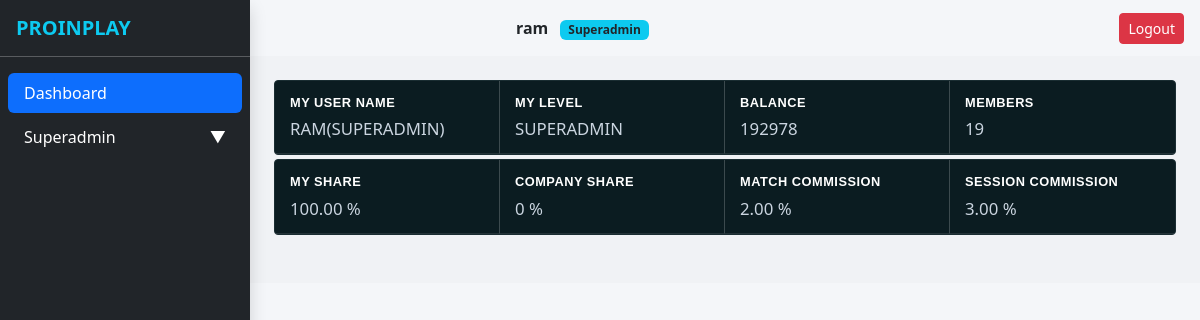
Screenshot of /dashboard/ (signed in) with the database file from the repository.
### UserManager/models.py (models this page shows, shortened)
class User(AbstractUser):
    role = models.CharField(
        max_length=20,
        choices=Role.choices,
        default=Role.CLIENT,
        db_index=True
    )
    objects = UserManager()

class Account(models.Model):
    user = models.OneToOneField(
        settings.AUTH_USER_MODEL,
        on_delete=models.CASCADE,
        related_name="account"
    )
    parent = models.ForeignKey(
        "self",
        on_delete=models.PROTECT,
        null=True,
        blank=True,
        related_name="children"
    )
    role = models.CharField(
        max_length=20,
        choices=Role.choices,
        db_index=True
    )
    coins = models.IntegerField(default=0)
    match_share = models.DecimalField(max_digits=5, decimal_places=2, default=0)
    casino_share = models.DecimalField(max_digits=5, decimal_places=2, default=0)
    COMMISSION_TYPE = [
        ("BET_BY_BET", "Bet by Bet"),
        ("NO_COMMISSION", "No Commission"),
    ]
    commission_type = models.CharField(
        max_length=20,
        choices=COMMISSION_TYPE
    )
    match_commission = models.DecimalField(max_digits=5, decimal_places=2, default=0)
    session_commission = models.DecimalField(max_digits=5, decimal_places=2, default=0)
    casino_commission = models.DecimalField(max_digits=5, decimal_places=2, default=0)
    share_type = models.CharField(
        max_length=20,
        choices=[
            ("CHANGE", "CHANGE"),
            ("FIXED", "FIXED"),
        ],
        default="FIXED"
    )
    ip_address = models.GenericIPAddressField(null=True, blank=True)
    location = models.CharField(max_length=30, null=True, blank=True)
    created_at = models.DateTimeField(auto_now_add=True)
    class Meta:
        constraints = [
            models.CheckConstraint(
                condition=Q(match_share__gte=0, match_share__lte=100),
                name="match_share_0_100"
            ),
            models.CheckConstraint(
                condition=Q(casino_share__gte=0, casino_share__lte=100),
                name="casino_share_0_100"
            ),
        ]

### UserManager/views.py (the view)
# urls.py: path("dashboard/", dashboard_view, name="dashboard"),
@login_required
def dashboard_view(request):
    user = request.user
    user_role = user.role
    user_level = ROLE_LEVEL.get(user_role, 0)
    downline_roles = [
        role for role, level in ROLE_LEVEL.items()
        if level < user_level
    ]
    try:
        account = Account.objects.get(user=user)
    except Account.DoesNotExist:
        account = None
    members_count = 0
    if account:
        members_count = account.children.count()
    my_share = account.match_share if account else 0
    company_share = 100 - my_share if account else 0  # assuming company share is remainder
    match_commission = account.match_commission if account else 0
    session_commission = account.session_commission if account else 0
    context = {
        "role": user_role,
        "downline_roles": downline_roles,
        "coins": account.coins if account else 0,
        "members_count": members_count,
        "my_share": account.match_share,
        "company_share": company_share if company_share else 0,
        "match_commission": match_commission,
        "session_commission": session_commission,
    }
    print(context)
    return render(request, "usermanagement/dashboard.html", context)

### UserManager/templates/usermanagement/dashboard.html (shortened to what this page needs)
{% load static %}
<!doctype html>
<html lang="en">
<head>
    <link href="https://cdn.jsdelivr.net/npm/bootstrap@5.3.2/dist/css/bootstrap.min.css" rel="stylesheet">
    <link rel="stylesheet" href="{% static 'usermanagement/css/style.css' %}">
</head>
<body>
<div class="page-wrapper">
    <nav id="sidebar" class="bg-dark text-white shadow position-fixed h-100">
        <div class="p-3"><h5 class="fw-bold text-info mb-0">PROINPLAY</h5></div>
        <hr class="mt-0 opacity-25">
        <ul class="nav nav-pills flex-column mb-auto px-2">
            <li><a href="#" id="defaultDashboardView" class="nav-link text-white active mb-1">Dashboard</a></li>
            <li>
                <a href="#roleSubmenu" data-bs-toggle="collapse" class="nav-link text-white d-flex justify-content-between">
                    <span>{{ role }}</span><span>▼</span>
                </a>
            </li>
        </ul>
    </nav>
    <div class="flex-grow-1 d-flex flex-column">
        <header class="custom-header d-flex align-items-center px-3 sticky-top">
            <div class="flex-grow-1 d-flex justify-content-between align-items-center">
                <span class="fw-bold">{{ request.user.username }} <span class="badge bg-info text-dark ms-2">{{ role }}</span></span>
                <a href="/logout" class="btn btn-sm btn-danger">Logout</a>
            </div>
        </header>
        <main id="content" class="p-4">
          <div id="dashboardContent">
    <div class="container-fluid px-0 mb-4">
        <div class="row g-0 custom-stats-row mb-1">
            <div class="col-6 col-md-3 stats-cell">
                <div class="stats-label">MY USER NAME</div>
                <div class="stats-value text-uppercase">{{ request.user.username }}({{ role }})</div>
            </div>
            <div class="col-6 col-md-3 stats-cell">
                <div class="stats-label">MY LEVEL</div>
                <div class="stats-value text-uppercase">{{ role }}</div>
            </div>
            <div class="col-6 col-md-3 stats-cell">
                <div class="stats-label">BALANCE</div>
                <div class="stats-value">{{ coins }}</div>
            </div>
            <div class="col-6 col-md-3 stats-cell">
                <div class="stats-label">MEMBERS</div>
                <div class="stats-value">{{ members_count }}</div>
            </div>
        </div>
        <div class="row g-0 custom-stats-row">
            <div class="col-6 col-md-3 stats-cell">
                <div class="stats-label">MY SHARE</div>
                <div class="stats-value">{{ my_share }} %</div>
            </div>
            <div class="col-6 col-md-3 stats-cell">
                <div class="stats-label">COMPANY SHARE</div>
                <div class="stats-value">{{ company_share|default:"0" }} %</div>
            </div>
            <div class="col-6 col-md-3 stats-cell">
                <div class="stats-label">MATCH COMMISSION</div>
                <div class="stats-value">{{ match_commission }} %</div>
            </div>
            <div class="col-6 col-md-3 stats-cell">
                <div class="stats-label">SESSION COMMISSION</div>
                <div class="stats-value">{{ session_commission|default:"0" }} %</div>
            </div>
        </div>
    </div>
</div>
        </main>
    </div>
</div>
</body>
</html>

### UserManager/static/usermanagement/css/style.css (style rules this page uses)
:root { --sidebar-width: 250px; --header-height: 56px; }
body { background-color: #f4f6f9; overflow-x: hidden; }
.page-wrapper { display: flex; min-height: 100vh; }
#sidebar { width: var(--sidebar-width); min-width: var(--sidebar-width); height: 100vh; position: fixed; transition: all 0.3s; z-index: 1050; }
.flex-grow-1 { margin-left: var(--sidebar-width); width: calc(100% - var(--sidebar-width)); }
.custom-header { height: var(--header-height); z-index: 1000; }
.custom-stats-row { background-color: #0b1c21; border: 1px solid #1a2d32; border-radius: 4px; }
.stats-cell { padding: 12px 15px; border-right: 1px solid rgba(255, 255, 255, 0.2); border-bottom: 1px solid rgba(255, 255, 255, 0.1); }
@media (min-width: 768px) { .stats-cell:nth-child(4n) { border-right: none; } }
.stats-label { color: #ffffff; font-size: 0.8rem; font-weight: 700; letter-spacing: 0.5px; margin-bottom: 4px; font-family: 'Arial Narrow', sans-serif; }
.stats-value { color: #cbd5e0; font-size: 1.05rem; font-weight: 400; }
#content { background-color: #f0f2f5; background-image: radial-gradient(#d1d1d1 0.5px, transparent 0.5px); background-size: 10px 10px; }

### rows the page displays
User: role "Superadmin", user.username "ram", user.username "RAM", role "SUPERADMIN"
Account: match_share "100.00", match_commission "2.00", session_commission "3.00"

### other values shown
{{ coins }} "192978"
{{ members_count }} "19"
{{ company_share|default:"0" }} "0"
